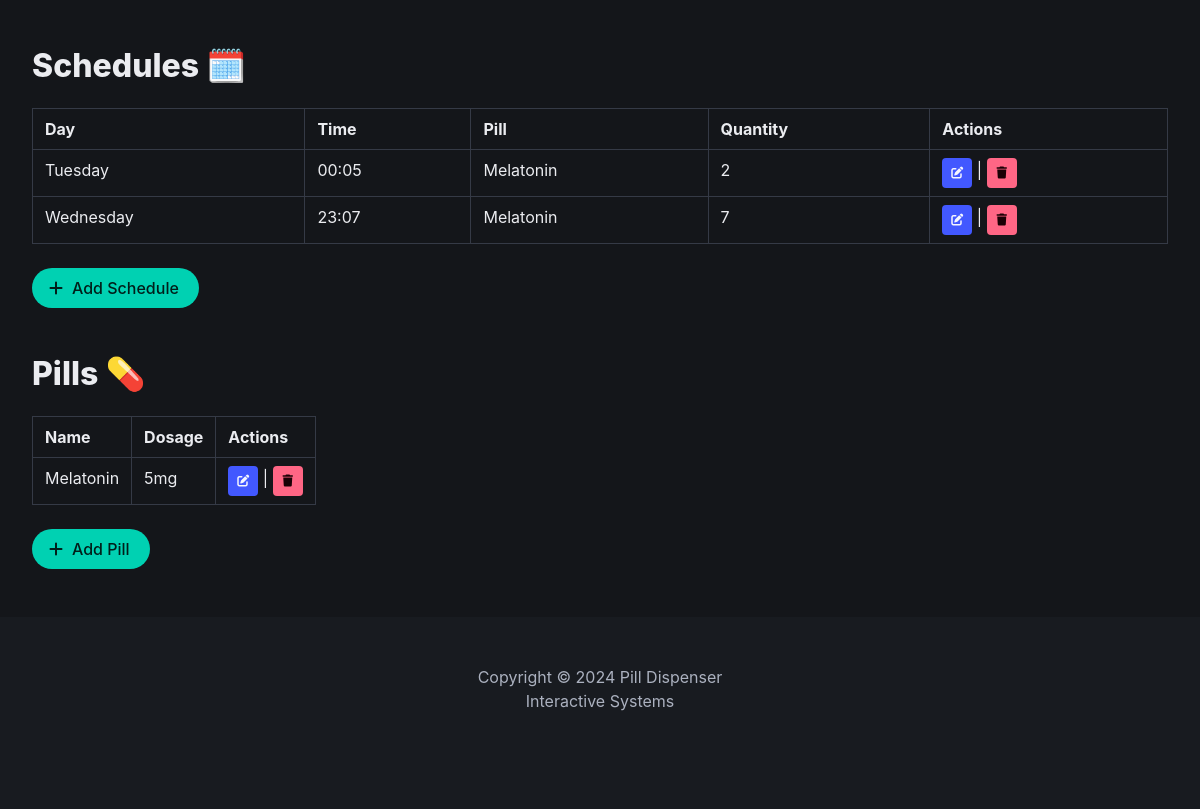
The app's page /index.html, older data.
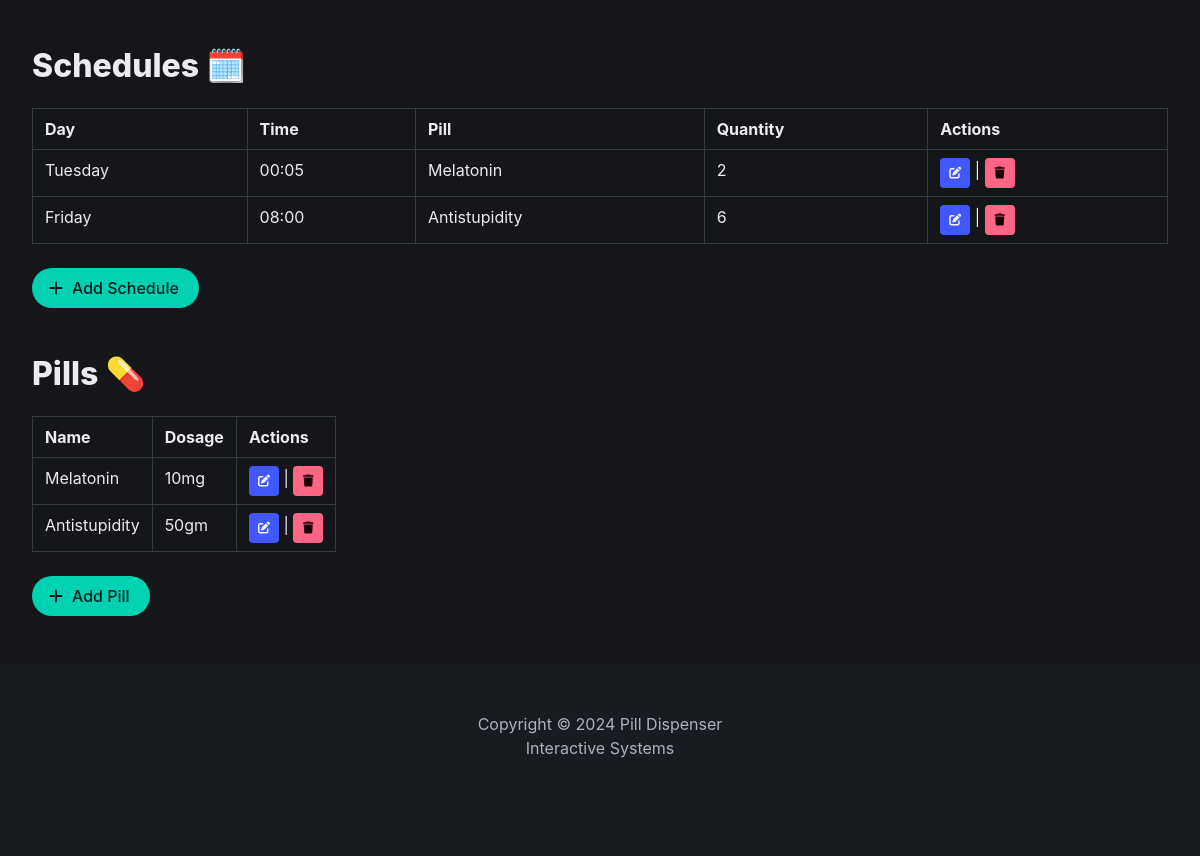
The same page, newer data.
### app.py (models this page shows)
class Schedule(db.Model):
    id = db.Column(db.Integer, primary_key=True)
    day = db.Column(db.String(10), nullable=False)
    time = db.Column(db.String(5), nullable=False)
    quantity = db.Column(db.Integer, nullable=False, default=1)
    pill_id = db.Column(db.Integer, db.ForeignKey('pill.id'), nullable=False)
    logs = db.relationship('Log', backref='schedule', lazy=True)

class Pill(db.Model):
    id = db.Column(db.Integer, primary_key=True)
    name = db.Column(db.String(100), nullable=False)
    dosage = db.Column(db.String(20), nullable=False)
    schedules = db.relationship('Schedule', backref='pill', lazy=True)

### app.py (the view)
@app.route('/')
@app.route('/index.html')
def index():
    schedules = Schedule.query.all()
    pills = Pill.query.all()
    return render_template('index.html', schedules=schedules, pills=pills)

### templates/index.html (shortened to what this page needs)
{% extends 'base.html' %}
{% block body %}
<section class="mt-6">
    <h1 class="title">Schedules 🗓️</h1>
    <table class="table is-hoverable is-fullwidth is-bordered">
        <thead>
            <tr>
                <th>Day</th>
                <th>Time</th>
                <th>Pill</th>
                <th>Quantity</th>
                <th>Actions</th>
            </tr>
        </thead>
        <tbody>
            {% for schedule in schedules %}
            <tr>
                <td>{{ schedule.day }}</td>
                <td>{{ schedule.time }}</td>
                <td>{{ schedule.pill.name }}</td>
                <td>{{ schedule.quantity }}</td>
                <td>
                    <a href="/edit_schedule/{{ schedule.id }}" class="button is-small is-link">
                        <span class="icon">
                            <i class="fa-solid fa-pen-to-square"></i>
                        </span>
                    </a> |
                    <form action="/delete_schedule/{{ schedule.id }}" method="POST" style="display: inline;">
                        <button type="submit" class="button is-small is-danger">
                            <span class="icon">
                                <i class="fa-solid fa-trash"></i>
                            </span>
                        </button>
                    </form>
                </td>
            </tr>
            {% endfor %}
        </tbody>
    </table>
    <a href="/add_schedule" class="button is-primary is-rounded">
        <span class="icon">
            <i class="fa-solid fa-plus"></i>
        </span>
        <span>
            Add Schedule
        </span>
    </a>
</section>
<section class="mt-6">
    <h1 class="title">Pills 💊</h1>
    <table  class="table is-hoverable is-bordered">
        <thead>
            <tr>
                <th>Name</th>
                <th>Dosage</th>
                <th>Actions</th>
            </tr>
        </thead>
        <tbody>
            {% for pill in pills %}
            <tr>
                <td>{{ pill.name }}</td>
                <td>{{ pill.dosage }}</td>
                <td>
                    <a href="/edit_pill/{{ pill.id }}" class="button is-small is-link">
                        <span class="icon">
                            <i class="fa-solid fa-pen-to-square"></i>
                        </span>
                    </a> |
                    <form action="/delete_pill/{{ pill.id }}" method="POST" style="display: inline;">
                        <button type="submit" class="button is-small is-danger">
                            <span class="icon">
                                <i class="fa-solid fa-trash"></i>
                            </span>
                        </button>
                    </form>
                </td>
            </tr>
            {% endfor %}
        </tbody>
    </table>
    <a href="/add_pill" class="button is-primary is-rounded">
        <span class="icon">
            <i class="fa-solid fa-plus"></i>
        </span>
        <span>
            Add Pill
        </span>
    </a>
</section>
{% endblock %}

### templates/base.html (shortened to what this page needs)
<!DOCTYPE html>
<html data-theme="dark">
<head>
	<link rel="stylesheet" href="{{ url_for('static', filename='css/main.css') }}">
	<link
		rel="stylesheet"
		href="https://cdn.jsdelivr.net/npm/bulma@1.0.0/css/bulma.min.css"
	>
</head>
<body>
<main id="container" class="container is-fluid">
  {% block body %}
  {% endblock %}
</main>
<footer class="footer mt-6">
	<div class="content has-text-centered">
		<p>
			Copyright © 2024 Pill Dispenser
			<br>
			Interactive Systems
		</p>
	</div>
</footer>
</body>
</html>

### static/css/main.css (style rules this page uses)
* { -webkit-box-sizing: border-box; -moz-box-sizing: border-box; box-sizing: border-box; }

Row changes from the older to the newer data that the page shows:
removed Schedule: day "Wednesday", time "23:07", pill.name "Melatonin", quantity "7"
added Schedule: day "Friday", time "08:00", pill.name "Antistupidity", quantity "6"
changed Pill "Melatonin": dosage "5mg" → "10mg"
added Pill: name "Antistupidity", dosage "50gm"
